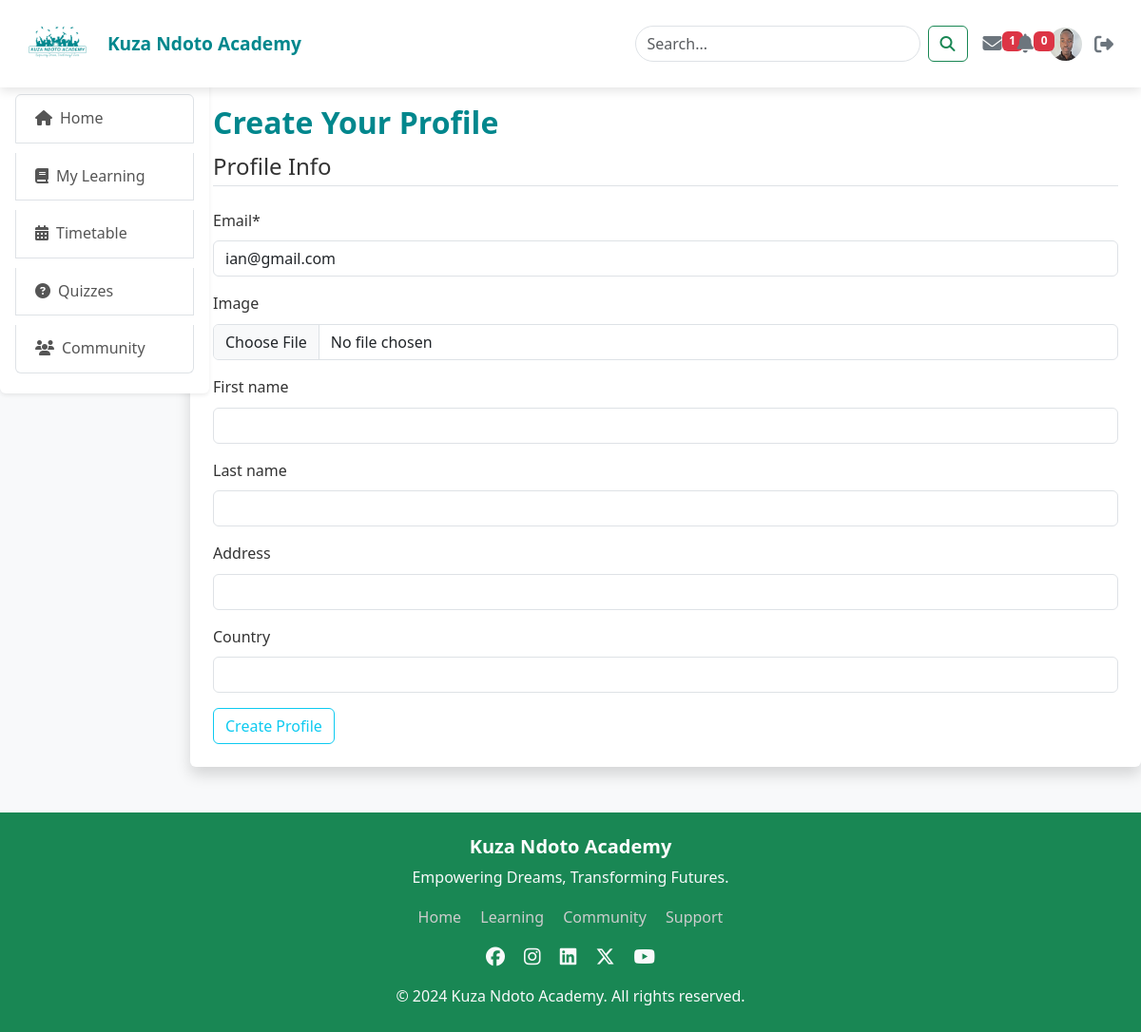
The page /profile/create/ (signed in) on the database its author committed.
### users/models.py (models this page shows, shortened)
class User(AbstractUser):
    email = models.EmailField(unique=True, max_length=255)
    username = None  # We are not using the username field
    role_choices = [
        ('student', 'Student'),
        ('instructor', 'Instructor'),
    ]
    role = models.CharField(max_length=10, choices=role_choices, default='student')
    objects = UserManager()
    USERNAME_FIELD = 'email'
    REQUIRED_FIELDS = []  # Only email and password are required

class Profile(models.Model):
    image = models.ImageField(default='default.jpg', upload_to='profile_pics/', blank=True, null=True)
    first_name = models.CharField(max_length=30, blank=True, null=True)
    last_name = models.CharField(max_length=30, blank=True, null=True)
    address = models.CharField(max_length=100, blank=True, null=True)
    country = models.CharField(max_length=50, blank=True, null=True)
    user = models.OneToOneField(User, on_delete=models.CASCADE, null=True, blank=True, related_name='profile')

### users/views.py (the view)
# urls.py: path('profile/create/', user_views.profile_create, name='profile_create'),
@login_required
def profile_create(request):
    if request.method == 'POST':
        u_form = UserUpdateForm(request.POST, instance=request.user)
        p_form = ProfileUpdateForm(request.POST, request.FILES)
        if u_form.is_valid() and p_form.is_valid():
            user = u_form.save()
            profile = p_form.save(commit=False)
            profile.user = user  # Assign the profile to the user
            profile.save()
            return redirect('profile')  # Redirect to the profile page after profile creation
    else:
        u_form = UserUpdateForm(instance=request.user)
        p_form = ProfileUpdateForm()
    context = {
        'u_form': u_form,
        'p_form': p_form
    }
    return render(request, 'users/profile_create.html', context)

### users/forms.py
class UserUpdateForm(forms.ModelForm):
    email = forms.EmailField(required=True)
    class Meta:
        model = User
        fields = ['email']  # Allow updating the email

class ProfileUpdateForm(forms.ModelForm):
    class Meta:
        model = Profile
        fields = ['image', 'first_name', 'last_name', 'address', 'country']  # Fields to update in the profile

### users/templates/users/profile_create.html (shortened to what this page needs)
{% extends "home/base.html" %}
{% load crispy_forms_tags %}
{% load static %}
{% block content %}
<div class="content-section">
    <h2>Create Your Profile</h2>
    <form method="POST" enctype="multipart/form-data">
        <fieldset class="form-group">
            <legend class="border-bottom mb-4">Profile Info</legend>
            {{ u_form|crispy }}
            {{ p_form|crispy }}
        </fieldset>
        <div class="form-group">
            <button class="btn btn-outline-info" type="submit">Create Profile</button>
        </div>
    </form>
</div>
{% endblock content %}

### home/templates/home/base.html (shortened to what this page needs)
{% load static %}
<!DOCTYPE html>
<html lang="en">
<head>
    <link href="https://cdn.jsdelivr.net/npm/bootstrap@5.3.3/dist/css/bootstrap.min.css" rel="stylesheet">
    <link href="https://cdnjs.cloudflare.com/ajax/libs/font-awesome/6.0.0-beta3/css/all.min.css" rel="stylesheet">
    <link rel="stylesheet" href="{% static 'home/main.css' %}">
    <link href="https://cdn.jsdelivr.net/npm/bootstrap-icons/font/bootstrap-icons.css" rel="stylesheet">
</head>
<body>
    <nav class="navbar navbar-expand-lg fixed-top p-3">
        <a class="navbar-brand d-flex align-items-center" href="{% url 'home' %}">
            <img src="{% static 'home/logo.png' %}" alt="Logo" class="me-2">
            <span class="fw-bold">Kuza Ndoto Academy</span>
        </a>
        <div class="ms-auto d-flex align-items-center">
            <form class="d-flex me-3" method="GET" action="#">
                <input class="form-control me-2" type="search" placeholder="Search..." name="q">
                <button class="btn btn-outline-success btn-rounded" type="submit">
                    <i class="fas fa-search"></i>
                </button>
            </form>
            <a href="#" class="nav-link text-secondary position-relative me-3">
                <i class="fas fa-envelope fa-lg"></i>
                <span class="badge bg-danger position-absolute">1</span>
            </a>
            <a href="#" class="nav-link text-secondary position-relative me-3">
                <i class="fas fa-bell fa-lg"></i>
                <span class="badge bg-danger position-absolute">0</span>
            </a>
            <a href="{% url 'profile' %}" class="nav-link text-secondary">
                {% if user.profile.image %}
                    <img src="{{ user.profile.image.url }}" class="rounded-circle" style="width: 35px; height: 35px;">
                {% else %}
                    <i class="fas fa-user-circle fa-lg"></i>
                {% endif %}
            </a>
            <form action="{% url 'logout' %}" method="post">
                <button type="submit" class="btn btn-link text-secondary">
                    <i class="fas fa-sign-out-alt fa-lg"></i>
                </button>
            </form>
        </div>
    </nav>
    <div class="container-fluid main-content">
        <div class="row">
            <nav class="col-md-3 col-lg-2 sidebar bg-white p-3 rounded shadow-sm mt-5 mt-md-2" id="sidebar" style="position: absolute; max-height: 100vh; overflow-y: auto;">
                <div class="collapse d-md-block" id="sidebarMenu">
                    <div class="list-group">
                        <a href="{% url 'home' %}" class="list-group-item list-group-item-action"><i class="fas fa-home me-2"></i>Home</a>
                        <a href="#" class="list-group-item list-group-item-action"><i class="fas fa-book me-2"></i>My Learning</a>
                        <a href="#" class="list-group-item list-group-item-action"><i class="fas fa-calendar-alt me-2"></i>Timetable</a>
                        <a href="#" class="list-group-item list-group-item-action"><i class="fas fa-question-circle me-2"></i>Quizzes</a>
                        <a href="#" class="list-group-item list-group-item-action"><i class="fas fa-users me-2"></i>Community</a>
                    </div>
                </div>
            </nav>
            <div class="col-12 col-md-9 col-lg-10 offset-0 offset-md-3 offset-lg-2 p-3 p-md-4 bg-white shadow rounded">
                {% block content %}
                {% endblock %}
            </div>
        </div>
    </div>
    <footer class="bg-success text-light py-4 mt-5">
        <div class="container text-center">
            <h5 class="text-white">Kuza Ndoto Academy</h5>
            <p>Empowering Dreams, Transforming Futures.</p>
            <div class="mb-3">
                <a href="#" class="mx-2">Home</a>
                <a href="#" class="mx-2">Learning</a>
                <a href="#" class="mx-2">Community</a>
                <a href="#" class="mx-2">Support</a>
            </div>
            <div>
                <a href="#" class="text-light mx-2"><i class="fab fa-facebook fa-lg"></i></a>
                <a href="#" class="text-light mx-2"><i class="fab fa-instagram fa-lg"></i></a>
                <a href="#" class="text-light mx-2"><i class="fab fa-linkedin fa-lg"></i></a>
                <a href="#" class="text-light mx-2"><i class="fab fa-x-twitter fa-lg"></i></a>
                <a href="#" class="text-light mx-2"><i class="fab fa-youtube fa-lg"></i></a>
            </div>
            <p class="mt-3 mb-0">&copy; 2024 Kuza Ndoto Academy. All rights reserved.</p>
        </div>
    </footer>
</body>
</html>

### home/static/home/main.css (style rules this page uses)
* { margin: 0; padding: 0; box-sizing: border-box; }
:root { --primary-color: #00878d; --secondary-color: #0cc0df; --accent-color: #fd8d3c; --text-color: #333; --bg-color: #f8f9fa; }
body { font-family: 'Segoe UI', Tahoma, Geneva, Verdana, sans-serif; background-color: var(--bg-color); color: var(--text-color); line-height: 1.6; }
.navbar { position: fixed; top: 0; left: 0; width: 100%; z-index: 1050; display: flex; align-items: center; justify-content: space-between; padding: 0 15px; background-color: white; box-shadow: 0 4px 10px rgba(0, 0, 0, 0.1); }
.navbar-brand { color: var(--primary-color); font-size: 1.2rem; }
.navbar-brand img { height: 50px; }
.navbar .form-control { width: 300px; border-radius: 25px; transition: all 0.3s ease; }
.sidebar { position: sticky; top: 70px; width: 220px; padding-top: 10px; background-color: #fff; box-shadow: 0px 4px 6px rgba(0, 0, 0, 0.1); border-radius: 10px; z-index: 1020; }
.sidebar a { color: #555; padding: 12px 20px; display: block; margin: 5px 0; transition: background-color 0.3s ease, color 0.3s ease; }
h1, h2, h3, h4, h5, h6 { color: var(--primary-color); font-weight: bold; }
p { font-size: 1rem; }
a { color: var(--primary-color); text-decoration: none; transition: color 0.3s ease; }
footer { background-color: #333; color: #fff; padding: 40px 0; margin-top: 50px; text-align: center; }
footer a { color: #ccc; margin: 0 10px; text-decoration: none; transition: color 0.3s ease; }
.main-content { padding-top: calc(70px + 1rem); }

### rows shown on the page
User: profile.image (picture), email "ian@gmail.com"
